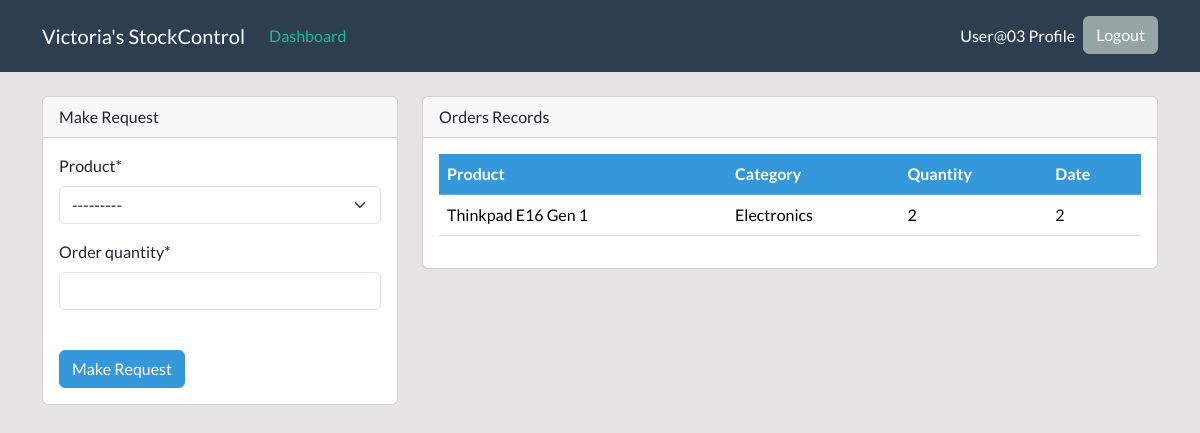
The app's page /dashboard/ (signed in), older data.
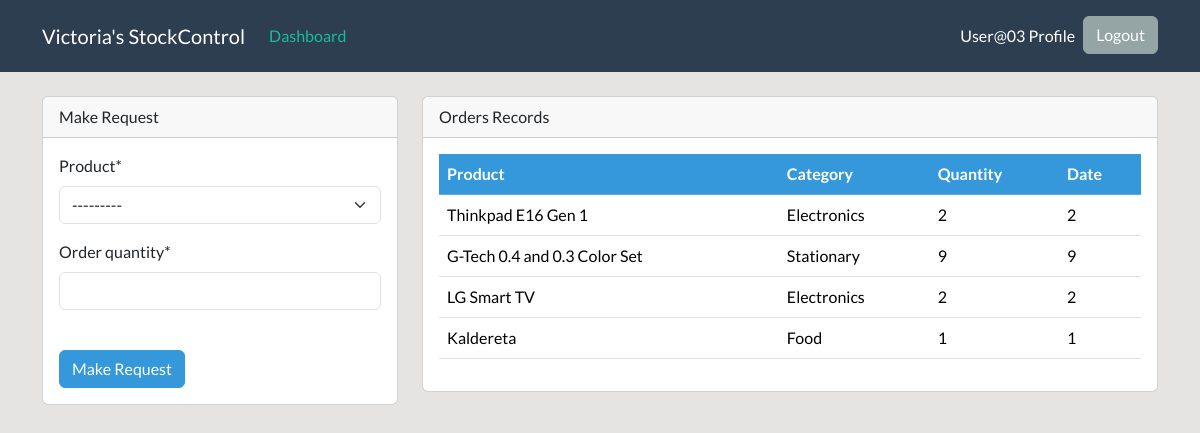
The same page, newer data.
### dashboard/models.py (models this page shows, shortened)
class Order(models.Model):
    product = models.ForeignKey(Product, on_delete=models.CASCADE, null=True)
    staff = models.ForeignKey(User, on_delete=models.CASCADE, null=True)
    order_quantity = models.PositiveIntegerField(null=True)
    date = models.DateTimeField(auto_now_add=True)
    class Meta:
        verbose_name_plural = 'Order'

class Product(models.Model):
    name = models.CharField(max_length=100,null=True)
    category = models.CharField(max_length=20, choices=CATEGORY, null=True)
    quantity = models.PositiveBigIntegerField(null=True)
    def __str__(self):
        return f'{self.name}-{self.quantity}'
    class Meta:
        verbose_name_plural = 'Product'

### dashboard/views.py (the view)
# urls.py: path('dashboard/',views.index, name='dashboard-index'),
@login_required
def index(request):
    employee = User.objects.all()
    orders = Order.objects.all()
    product = Product.objects.all()
    employee_count = employee.count()
    product_count = product.count()
    order_count = orders.count()
    if request.method == 'POST':
        form = OrderForm(request.POST)
        if form.is_valid():
            obj = form.save(commit=False)
            obj.staff = request.user
            obj.save()
            return redirect('dashboard-index')
    else:
        form = OrderForm()
    context = {
        'orders': orders,
        'form': form,
        'product': product,
        'employee_count': employee_count,
        'product_count': product_count,
        'order_count': order_count
    }
    return render(request,'dashboard/index.html', context)

### dashboard/forms.py
class OrderForm(forms.ModelForm):
    class Meta:
        model = Order
        fields = ['product','order_quantity']

### templates/dashboard/index.html (shortened to what the changed rows need)
{% extends 'component/basePage.html' %}
{% block content %}
{% if user.is_authenticated and user.is_staff and user.is_superuser %}
{% include 'component/topStatisticsAndInfo.html' %}
    <div class="container">
        <div class="row my-5">
            <div class="col-md-6">
                <div class="bg-white">
                    <canvas id="myChart1" width="400" height="300"></canvas>
                    <script>
                        var ctx = document.getElementById('myChart1').getContext('2d');
                        var myChart1 = new Chart(ctx, {
                            type: 'pie',
                            data: {
                                labels: [{% for order in orders %} '{{order.product.name}}', {% endfor %}],
                                datasets: [{
                                    label: 'Products',
                                    data: [{% for order in orders %} {{ order.order_quantity }}, {% endfor %}],
                                    backgroundColor: [
                                        'rgba(255, 99, 132, 1)',
                                        'rgba(54, 162, 235, 1)',
                                        'rgba(255, 206, 86, 1)',
                                        'rgba(75, 192, 192, 1)',
                                        'rgba(153, 102, 255, 1)',
                                        'rgba(255, 159, 64, 1)',
                                        '#E8F7EE',
                                        '#B8C4BB',
                                        '#663F46',
                                        '#3C362A',
                                        '#C9D6EA'
                                    ],
                                    borderColor: [
                                        'rgba(255, 99, 132, 1)',
                                        'rgba(54, 162, 235, 1)',
                                        'rgba(255, 206, 86, 1)',
                                        'rgba(75, 192, 192, 1)',
                                        'rgba(153, 102, 255, 1)',
                                        'rgba(255, 159, 64, 1)',
                                        '#E8F7EE',
                                        '#B8C4BB',
                                        '#663F46',
                                        '#3C362A',
                                        '#C9D6EA'
                                    ],
                                    borderWidth: 1
                                }]
                            },
                            options: {
                                scales: {
                                    yAxes: [{
                                        ticks: {
                                            beginAtZero: true
                                        }
                                    }]
                                }
                            }
                        });
                    </script>
                </div>
            </div>
            <div class="col-md-6">
                <div class="bg-white">
                    <canvas id="myChart" width="400" height="300"></canvas>
                    <script>
                        var ctx = document.getElementById('myChart').getContext('2d');
                        var myChart = new Chart(ctx, {
                            type: 'bar',
                            data: {
                                labels: [{% for product in product %} '{{product.name}}', {% endfor %}],
                                datasets: [{
                                    label: 'Products',
                                    data: [{% for product in product %} {{ product.quantity }}, {% endfor %}],
                                    backgroundColor: [
                                        'rgba(255, 99, 132, 1)',
                                        'rgba(54, 162, 235, 1)',
                                        'rgba(255, 206, 86, 1)',
                                        'rgba(75, 192, 192, 1)',
                                        'rgba(153, 102, 255, 1)',
                                        'rgba(255, 159, 64, 1)',
                                        '#E8F7EE',
                                        '#B8C4BB',
                                        '#663F46',
                                        '#3C362A',
                                        '#C9D6EA'
                                    ],
                                    borderColor: [
                                        'rgba(255, 99, 132, 1)',
                                        'rgba(54, 162, 235, 1)',
                                        'rgba(255, 206, 86, 1)',
                                        'rgba(75, 192, 192, 1)',
                                        'rgba(153, 102, 255, 1)',
                                        'rgba(255, 159, 64, 1)',
                                        '#E8F7EE',
                                        '#B8C4BB',
                                        '#663F46',
                                        '#3C362A',
                                        '#C9D6EA'
                                    ],
                                    borderWidth: 1
                                }]
                            },
                            options: {
                                scales: {
                                    yAxes: [{
                                        ticks: {
                                            beginAtZero: true
                                        }
                                    }]
                                }
                            }
                        });
                    </script>
                </div>
            </div>
        </div>
    </div>
{% else %}
    {% include 'dashboard/staff_index.html' %}
{% endif %}
{% endblock %}

### templates/dashboard/staff_index.html (shortened to what this page needs)
{% load crispy_forms_tags %}
<div class="container">
    <div class="row mt-4">
        <div class="col-md-4">
            <div class="card">
                <div class="card-header">
                    Make Request
                </div>
                <div class="card-body">
                    <form method="POST">
                        {{ form|crispy }}
                        <br>
                        <input class="btn btn-info btn-block" type="submit" value="Make Request">
                    </form>
                </div>
            </div>
        </div>
        <div class="col-md-8 overflow-scroll table-responsive" style="max-height: 400px;"">
            <div class="card">
                <div class="card-header">
                    Orders Records
                </div>
                <div class="card-body">
                    <table class="table table-white table-hover">
                        <thead class="table-info sticky-top">
                            <tr>
                                <th scope="col">Product</th>
                                <th scope="col">Category</th>
                                <th scope="col">Quantity</th>
                                <th scope="col">Date</th>
                            </tr>
                        </thead>
                        <tbody>
                            {% for order in orders %}
                            {% if order.staff == user %}
                            <tr>
                                <td>{{ order.product.name }}</td>
                                <td>{{ order.product.category }}</td>
                                <td>{{ order.order_quantity }}</td>
                                <td>{{ order.order_quantity }}</td>
                            </tr>
                            {% endif %}
                            {% endfor %}
                        </tbody>
                    </table>
                </div>
            </div>
        </div>
    </div>
</div>

Row changes from the older to the newer data that the page shows:
added Order: product.name "G-Tech 0.4 and 0.3 Color Set", product.category "Stationary", order_quantity "9"
added Order: product.name "LG Smart TV", product.category "Electronics", order_quantity "2"
added Order: product.name "Kaldereta", product.category "Food", order_quantity "1"
